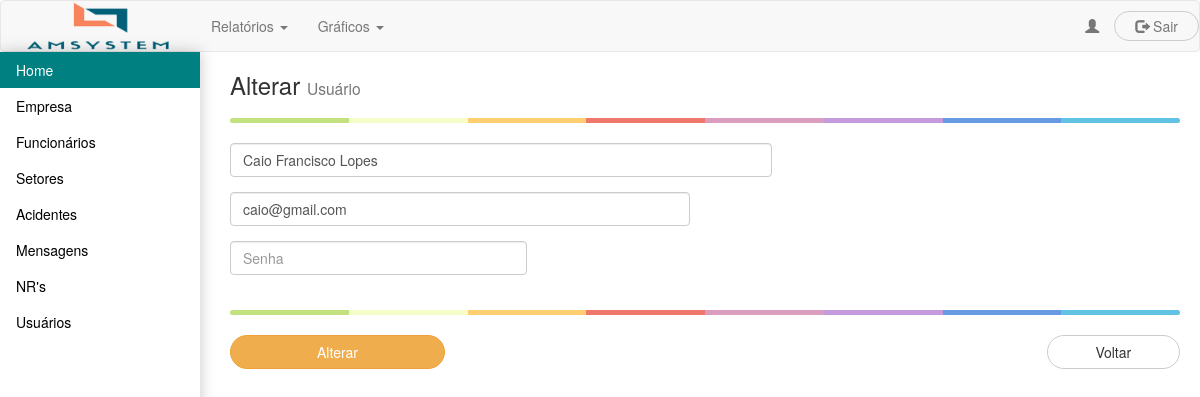
/usuarios/alterar/1, run on an earlier commit of the app's database.
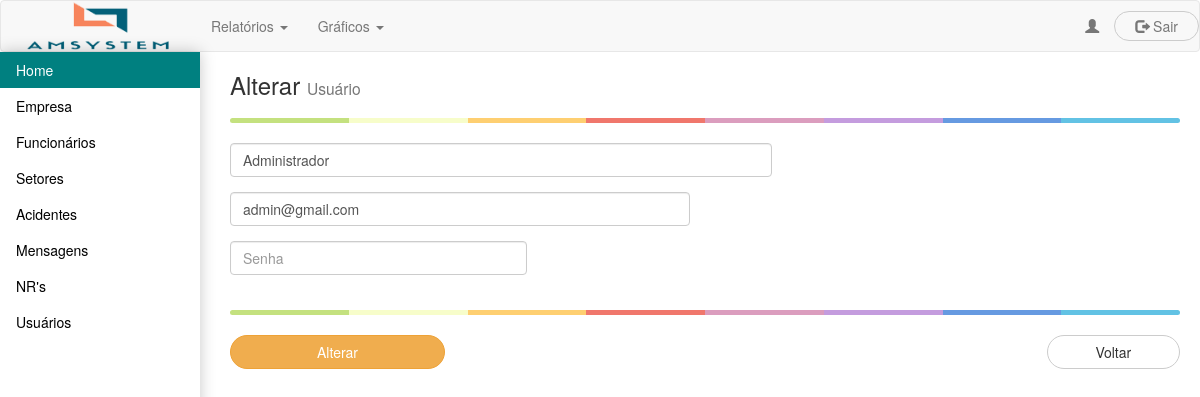
And on a later commit of the database.
### tables this page shows
CREATE TABLE usuario (
  id INT NOT NULL AUTO_INCREMENT,
  nome varchar(50) NOT NULL,
  email varchar(50) NOT NULL,
  senha varchar(50) NOT NULL,
  hashTemporaria varchar(92) DEFAULT NULL,
  idEndereco int,
  status int NOT NULL,

  CONSTRAINT FK_usuario_endereco
  FOREIGN KEY (idEndereco)
  REFERENCES endereco(id),

  PRIMARY KEY(id)
);

### application/controllers/Usuarios.php (called while the page is built, shortened)
<?php
class Usuarios extends CI_Controller {
    public function __construct() {
        $this->load->model('model_usuario', 'usuariosM');
        $this->load->model('model_endereco', 'enderecosM');
        $this->load->model('model_empresa', 'empresasM');
        $this->load->model('model_estado', 'estadosM');
        $this->load->model('model_cidade', 'cidadesM');
    }
    public function alterar($id) {
        $this->db->where('id', $id);
        $dados['usuarios'] = $this->db->get('usuario')->row();
        $this->load->view('include/inc_header.php');
        $this->load->view('include/inc_navbarAdmin.php');
        $this->load->view('include/inc_menuAdmin.php');
        $this->load->view('crud/alt_usuario', $dados);
    }
}

### index.php (called while the page is built, shortened)
<?php
require_once BASEPATH.'core/CodeIgniter.php';

### application/views/crud/alt_usuario.php (the view, shortened to what this page needs)
<div class="container">
    <div class="col-sm-10" style="background-color: white; margin-left: 200px; margin-top: -20px;">
        <div class="row">
            <form role="form" method="post" action="<?= base_url('usuarios/grava_alteracao') ?>">
                <h3>Alterar <small>Usuário</small></h3>
                <hr class="colorgraph">
                <div class="row">
                    <div class="col-xs-12 col-sm-6 col-md-7">
                        <div class="form-group">
                            <input type="text" name="nome" id="display_name" value="<?= $usuarios->nome ?>" class="form-control input-group-lg" placeholder="Nome" tabindex="3" required autofocus>
                        </div>
                    </div>
                    <div class="col-xs-12 col-sm-6 col-md-6">
                        <div class="form-group">
                            <input type="email" name="email" id="email" value="<?= $usuarios->email ?>" class="form-control input-group-lg" placeholder="E-mail" required tabindex="4">
                        </div>
                    </div>
                </div>
                <div class="row">
                    <div class="col-xs-12 col-sm-6 col-md-4">
                        <div class="form-group">
                            <input type="password" name="senha" id="password" class="form-control input-group-lg" placeholder="Senha" required tabindex="5">
                        </div>
                    </div>
                </div>
                <hr class="colorgraph">
                <div class="row">
                    <div class="col-xs-12 col-md-3"><input type="submit" value="Alterar" class="btn btn-warning btn-block btn-circle btn-group-sm" tabindex="7"></div>
                    <div class="col-xs-12 col-md-7"></div>
                    <div class="col-xs-12 col-md-2"><a href="<?= base_url('usuarios/usuariosAdmin') ?>" class="btn btn-default btn-block btn-circle btn-group-sm">Voltar</a></div>
                </div>
            </form>
        </div>
    </div>
</div>

### application/views/include/inc_header.php (shortened to what this page needs)
?><!DOCTYPE html>
<html lang="en">
    <link rel="stylesheet" href="<?= base_url('bootstrap/css/bootstrap.min.css') ?>">

### application/views/include/inc_navbarAdmin.php (shortened to what this page needs)
<nav class="navbar navbar-default">
    <div class="container-fluid">
        <ul class="nav navbar-nav navbar-left">
            <a href="<?= base_url('usuarios') ?>">
            <img src="<?= base_url('assets/img/AMSystem.png') ?>"  id="icon">
            </a>
        </ul>
        <ul class="nav navbar-nav">
            <li class="dropdown">
                <a class="dropdown-toggle" data-toggle="dropdown" href="#">Relatórios <span class="caret"></span></a>
            </li>
            <li class="dropdown">
                <a class="dropdown-toggle" data-toggle="dropdown" href="#">Gráficos <span class="caret"></span></a>
            </li>
        </ul>
        <ul class="nav navbar-nav navbar-right">
            <li><a href="#"><span class="glyphicon glyphicon-user"></span> <?= $this->session->nome ?></a></li>
            <li><a class="btn btn-default btn-outline btn-circle collapsed" href="<?= base_url('usuarios/sair') ?>"><span class="glyphicon glyphicon-log-out"></span> Sair</a></li>
        </ul>
    </div>
</nav>

### application/views/include/inc_menuAdmin.php (shortened to what this page needs)
<div class="col-sm-2">
    <ul class="menu">
        <li><a class="active" href="<?= base_url('admin/pagina') ?>">Home</a></li>
        <li><a href="<?= base_url('empresa') ?>">Empresa</a></li>
        <li><a href="<?= base_url('funcionario') ?>">Funcionários</a></li>
        <li><a href="<?= base_url('setor') ?>">Setores</a></li>
        <li><a href="<?= base_url('acidente') ?>">Acidentes</a></li>
        <li><a href="<?= base_url('mensagem') ?>">Mensagens</a></li>
        <li><a href="<?= base_url('nrs') ?>">NR's</a></li>
        <li><a href="<?= base_url('usuarios/usuariosAdmin') ?>">Usuários</a></li>
    </ul>
</div>

### application/views/include/inc_navbarAdmin.php (style rules this page uses)
#icon { padding: 1px; margin-left: 10px; margin-right: 10px; width: 80%; height: 50px; }
.navbar-nav.navbar-right .btn { position: relative; z-index: 2; padding: 4px 20px; margin: 10px auto; transition: transform 0.3s; }
.btn.btn-circle { border-radius: 50px; }
.btn.btn-outline { background-color: transparent; }

### application/views/include/inc_menuAdmin.php (style rules this page uses)
.col-sm-2 { padding: 0; margin: 0; margin-top: -20px; }
.menu { list-style-type: none; margin: 0; padding: 0; width: 200px; background-color: transparent; height: 100%; overflow: auto; box-shadow: 0px 0px 15px rgba(0, 0, 0, 0.22); -moz-box-shadow: 0px 0px 15px rgba(0, 0, 0, 0.22); -webkit-box-shadow: 0px 0px 15px rgba(0, 0, 0, 0.22); position: fixed; }
li a { display: block; color: #000; padding: 8px 16px; text-decoration: none; }
li a.active { background-color: teal; color: white; }

### application/views/crud/alt_usuario.php (style rules this page uses)
.colorgraph { height: 5px; border-top: 0; background: #c4e17f; border-radius: 5px; background-image: -webkit-linear-gradient(left, #c4e17f, #c4e17f 12.5%, #f7fdca 12.5%, #f7fdca 25%, #fecf71 25%, #fecf71 37.5%, #f0776c 37.5%, #f0776c 50%, #db9dbe 50%, #db9dbe 62.5%, #c49cde 62.5%, #c49cde 75%, #669ae1 75%, #669ae1 87.5%, #62c2e4 87.5%, #62c2e4); background-image: -moz-linear-gradient(left, #c4e17f, #c4e17f 12.5%, #f7fdca 12.5%, #f7fdca 25%, #fecf71 25%, #fecf71 37.5%, #f0776c 37.5%, #f0776c 50%, #db9dbe 50%, #db9dbe 62.5%, #c49cde 62.5%, #c49cde 75%, #669ae1 75%, #669ae1 87.5%, #62c2e4 87.5%, #62c2e4); background-image: -o-linear-gradient(left, #c4e17f, #c4e17f 12.5%, #f7fdca 12.5%, #f7fdca 25%, #fecf71 25%, #fecf71 37.5%, #f0776c 37.5%, #f0776c 50%, #db9dbe 50%, #db9dbe 62.5%, #c49cde 62.5%, #c49cde 75%, #669ae1 75%, #669ae1 87.5%, #62c2e4 87.5%, #62c2e4); background-image: linear-gradient(to right, #c4e17f, #c4e17f 12.5%, #f7fdca 12.5%, #f7fdca 25%, #fecf71 25%, #fecf71 37.5%, #f0776c 37.5%, #f0776c 50%, #db9dbe 50%, #db9dbe 62.5%, #c49cde 62.5%, #c49cde 75%, #669ae1 75%, #669ae1 87.5%, #62c2e4 87.5%, #62c2e4); }

What changed in the data, as far as the page shows it:
changed usuario: nome "Caio Francisco Lopes" → "Administrador"; email "caio@gmail.com" → "admin@gmail.com"
